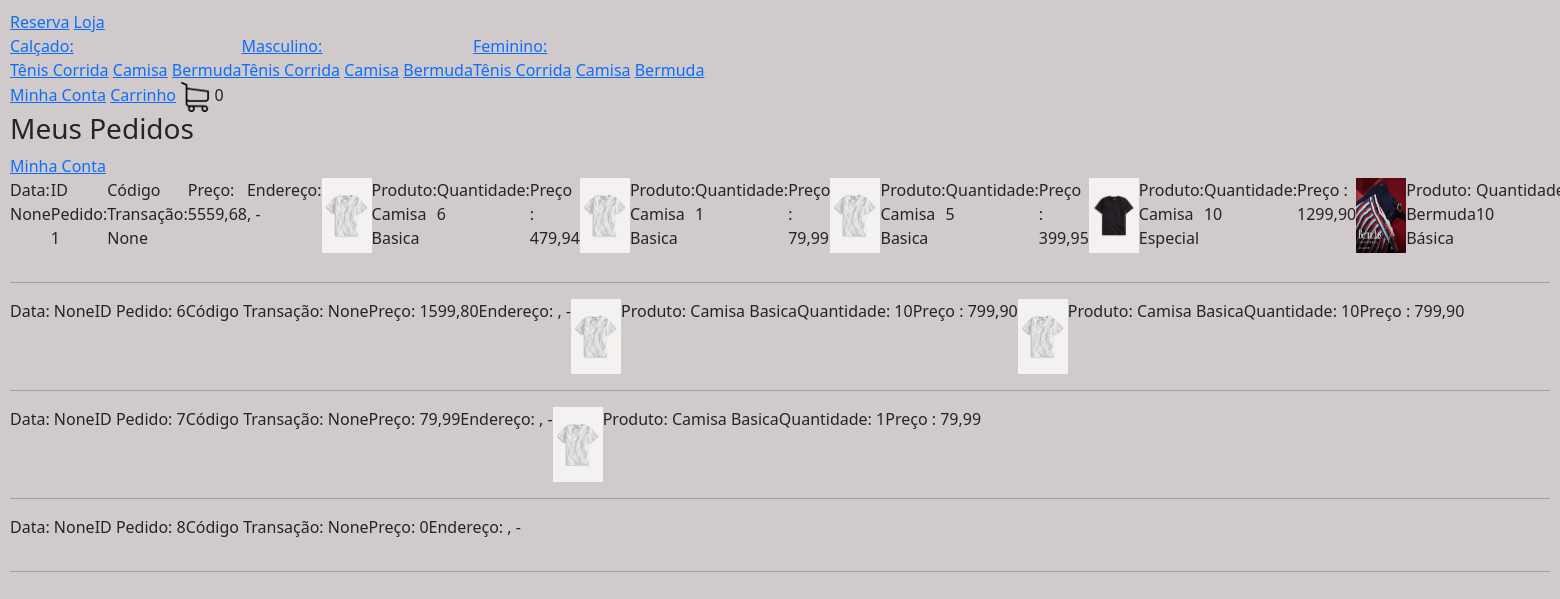
/meuspedidos/ (signed in), run on an earlier commit of the app's database.
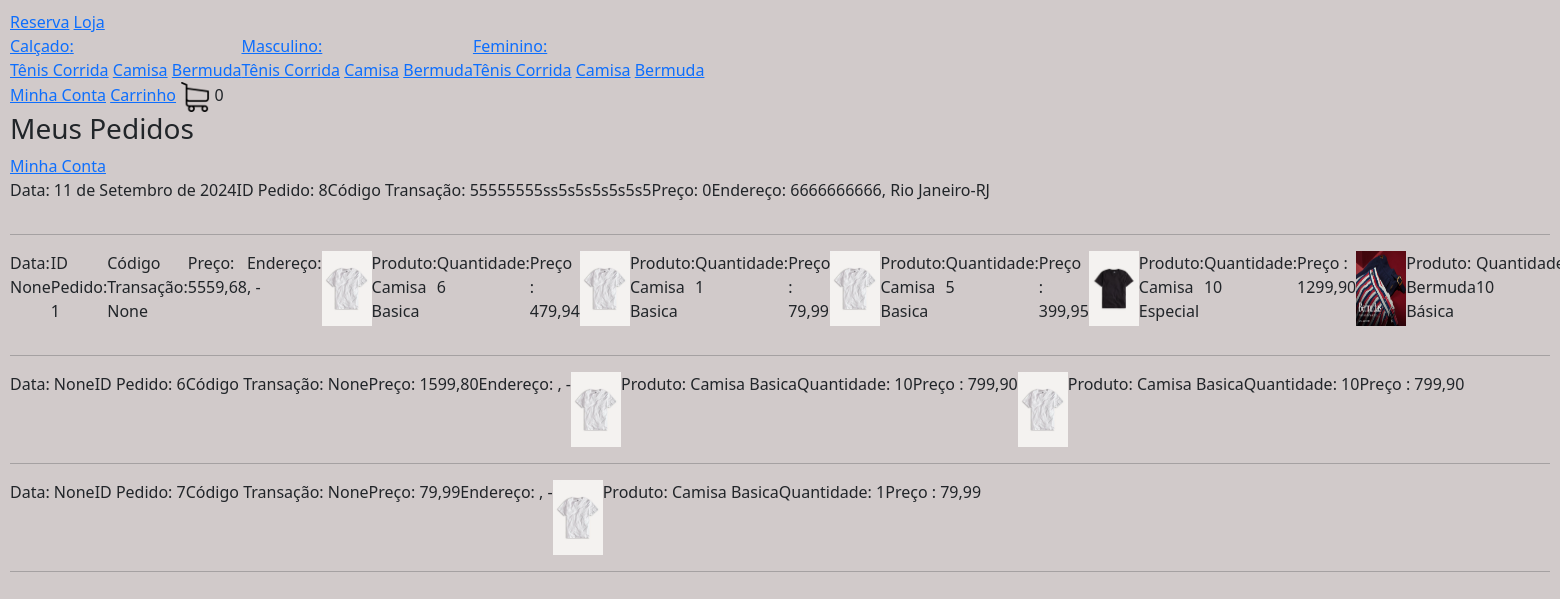
And on a later commit of the database.
### loja/models.py (models this page shows, shortened)
class Categoria(models.Model):
   nome = models.CharField(max_length=200, null=True, blank=True)
   slug = models.CharField(max_length=200, null=True, blank=True)

class Tipo(models.Model):
   nome = models.CharField(max_length=200, null=True, blank=True)
   slug = models.CharField(max_length=200, null=True, blank=True)

class Pedido(models.Model):
     cliente =  models.ForeignKey(Cliente, null=True, blank=True, on_delete=models.SET_NULL)
     finalizado =  models.BooleanField(default=False)
     codigo_transacao =  models.CharField(max_length=200, null=True, blank=True)
     endereco = models.ForeignKey(Endereco, null=True, blank=True, on_delete=models.SET_NULL)
     data_finalizacao = models.DateField(null=True, blank=True)
     @property
     def preco_total(self):
         itens_pedido = ItensPedido.objects.filter(pedido__id=self.id)
         preco = sum([item.preco_total for item in itens_pedido])
         return preco
     @property
     def itens(self):
         itens_pedido = ItensPedido.objects.filter(pedido__id=self.id)
         return itens_pedido

class ItensPedido(models.Model):
    item_estoque = models.ForeignKey(ItemEstoque, null=True, blank=True, on_delete=models.SET_NULL)
    quantidade = models.IntegerField(default=0)
    pedido = models.ForeignKey(Pedido, null=True, blank=True, on_delete=models.SET_NULL)
    @property #serve para acessar uma funcao da class sem ()
    def preco_total(self):
        return self.quantidade * self.item_estoque.produto.preco

class ItemEstoque(models.Model):
    produto = models.ForeignKey(Produto, null=True, blank=True, on_delete=models.SET_NULL)
    cor =  models.ForeignKey(Cor, null=True, blank=True, on_delete=models.SET_NULL)
    tamanho =  models.CharField(max_length=200, null=True, blank=True)
    quantidade = models.IntegerField(default=0)

class Produto(models.Model):
    imagem = models.ImageField(null=True, blank=True)
    nome = models.CharField(max_length=200, null=True, blank=True)
    preco = models.DecimalField(max_digits=10, decimal_places=2)
    ativo = models.BooleanField(default=True)
    categoria = models.ForeignKey(Categoria, null=True, blank=True, on_delete=models.SET_NULL)
    tipo = models.ForeignKey(Tipo, null=True, blank=True, on_delete=models.SET_NULL)

class Endereco(models.Model):
    rua = models.CharField(max_length=200, null=True, blank=True)
    numero =  models.IntegerField(default=0)
    complemento = models.CharField(max_length=200, null=True, blank=True)
    cep = models.CharField(max_length=200, null=True, blank=True)
    cidade = models.CharField(max_length=200, null=True, blank=True)
    estado = models.CharField(max_length=200, null=True, blank=True)
    cliente =  models.ForeignKey(Cliente, null=True, blank=True, on_delete=models.SET_NULL)

### loja/views.py (the view)
# urls.py: path('meuspedidos/', meus_pedidos, name="meus_pedidos") ,
@login_required  #so acessa que estiver logado
def meus_pedidos(request):
   cliente = request.user.cliente
   pedidos = Pedido.objects.filter(finalizado=True, cliente=cliente).order_by("-data_finalizacao")
   context = {"pedidos": pedidos}
   return render(request, "usuario/meus_pedidos.html", context)

### loja/novos_context.py (called while the page is built)
def carrinho(request):
  quantidade_produtos_carrinho = 0
  if request.user.is_authenticated:
    cliente = request.user.cliente
  else: #se cliente nao estiver logado
     if request.COOKIES.get("id_sessao"):
        id_sessao = request.COOKIES.get("id_sessao")
        cliente, criado = Cliente.objects.get_or_create(id_sessao=id_sessao)
     else: #caso não tenha o id_sessao associado a ele
        return {"quantidade_produtos_carrinho": quantidade_produtos_carrinho}
  pedido, criado = Pedido.objects.get_or_create(cliente=cliente, finalizado=False)
  itens_pedido = ItensPedido.objects.filter(pedido=pedido)
  for item in itens_pedido:
    quantidade_produtos_carrinho += item.quantidade
  return {"quantidade_produtos_carrinho": quantidade_produtos_carrinho}

def categorias_tipos(request):
   categorias_navegacao = Categoria.objects.all()
   tipos_navegacao = Tipo.objects.all()
   return {"categorias_navegacao": categorias_navegacao, "tipos_navegacao": tipos_navegacao}

### loja/templates/usuario/meus_pedidos.html
{% extends 'base.html' %}
{% load static %}
{% block body %}
<h3>Meus Pedidos</h3>
<a href="{% url 'minha_conta' %}">Minha Conta</a>
{% for pedido in pedidos %}
<div style="display: flex;">
  <p>Data: {{ pedido.data_finalizacao }} </p>
  <p>ID Pedido: {{ pedido.id }} </p>
  <p>Código Transação: {{ pedido.codigo_transacao }} </p>
  <p>Preço: {{ pedido.preco_total }} </p>
  <p>Endereço: {{ pedido.endereco.cep }}, {{ pedido.endereco.cidade }}-{{ pedido.endereco.estado }} </p>
  {% for item in pedido.itens %}
  <img src="{{ item.item_estoque.produto.imagem.url }}" width="50" height="75">
  <p>Produto: {{ item.item_estoque.produto.nome }} </p>
  <p>Quantidade: {{ item.quantidade }} </p>
  <p>Preço : {{ item.preco_total }} </p>
  {% endfor%}
</div>
<hr>
{% endfor %}
{% endblock %}

### loja/templates/base.html (shortened to what this page needs)
{% load static %}
<!DOCTYPE html>
<html lang="pt-br">
  <head>
    <link rel="stylesheet" type="text/css" href="{% static 'css/main.css' %}"/>
    <link
      href="https://cdn.jsdelivr.net/npm/bootstrap@5.2.3/dist/css/bootstrap.min.css"
      rel="stylesheet"
    />
    <link
      rel="stylesheet"
      href="https://cdnjs.cloudflare.com/ajax/libs/font-awesome/6.6.0/css/all.min.css"
    />
  </head>
  <body style="background-color: rgb(209, 202, 202); margin: 10px;">
    {% include 'navbar.html' %}
    {% block body %}
    {% endblock %}
  </body>
</html>

### loja/templates/navbar.html
{% load static %}
<nav>
  <a href="{% url 'homepage' %}">Reserva</a>
  <a href=" {% url 'loja' %}">Loja</a>
  <div style="display: flex;">
    {% for categoria in categorias_navegacao %}
    <div>
       <a href="{% url 'loja' %}{{ categoria.slug }}">{{ categoria.nome }}:</a><br>
       {% for tipo in tipos_navegacao %}
         <a href="{% url 'loja' %}{{ categoria.slug }}-{{ tipo.slug }}">{{ tipo.nome }}</a>
       {% endfor %}
  </div>
  {% endfor %}
</div>
  {% if request.user.is_authenticated %}
    <a href="{% url 'minha_conta' %}">Minha Conta</a>
  {% else %}
   <a href="{% url 'fazer_login' %}">Login</a>
  {% endif %}
  <a href="{% url 'carrinho' %}">Carrinho</a>
  <img src="{% static 'images/carrinho.png' %}" alt="carrinho" width="30" />
  {{ quantidade_produtos_carrinho }}
</nav>

### static/css/main.css (style rules this page uses)
body { background-color: rgb(168, 163, 160); }

What changed in the data, as far as the page shows it:
changed Pedido id 8: data_finalizacao "None" → "11 de Setembro de 2024"; codigo_transacao "None" → "55555555ss5s5s5s5s5s5"; endereco.cep (not shown) → "6666666666"; endereco.cidade (not shown) → "Rio Janeiro"; endereco.estado (not shown) → "RJ"; moves up the list
